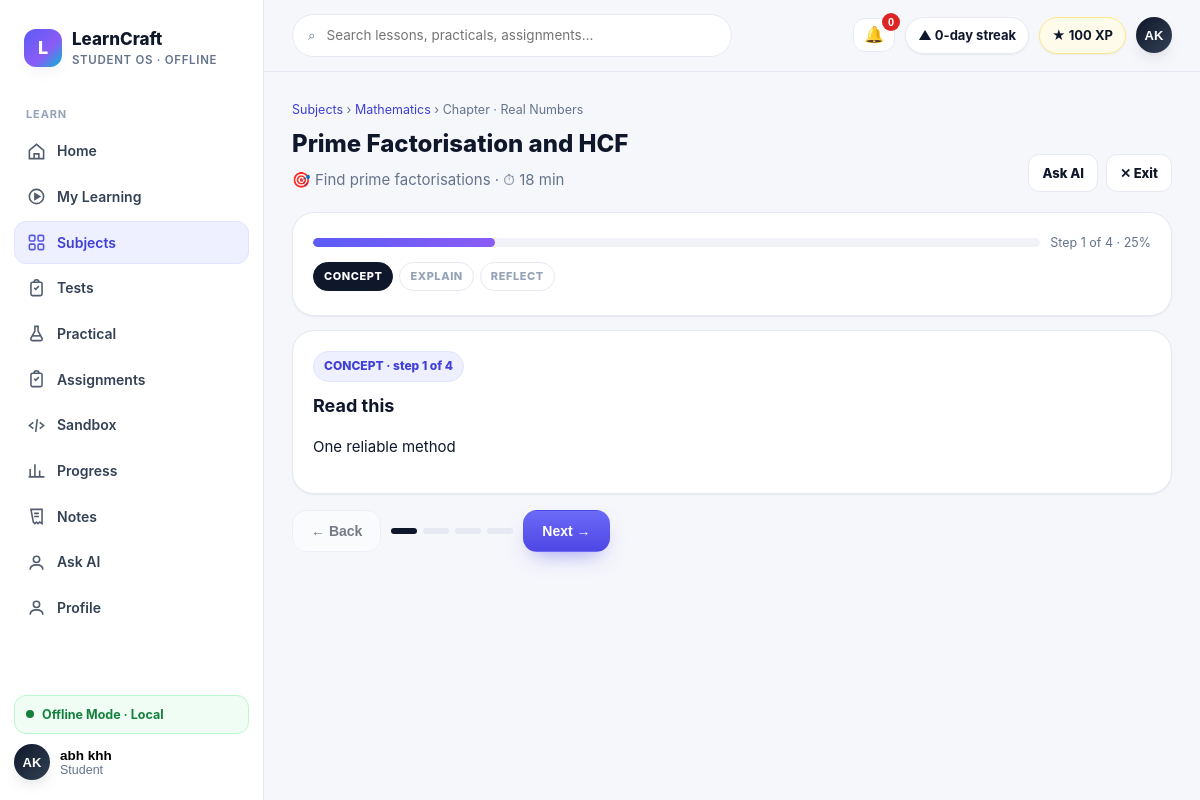
Screenshot of /subjects/mathematics/lessons/cbse-x-2026-27-maths-real-numbers-prime-factorisation (signed in) with the database file from the repository.
### tables this page shows
CREATE TABLE users (
            id INTEGER PRIMARY KEY AUTOINCREMENT,
            name TEXT NOT NULL,
            email TEXT NOT NULL UNIQUE,
            password_hash TEXT NOT NULL,
            role TEXT NOT NULL DEFAULT 'STUDENT',
            avatar TEXT,
            bio TEXT,
            created_at TIMESTAMP NOT NULL DEFAULT CURRENT_TIMESTAMP,
            updated_at TIMESTAMP NOT NULL DEFAULT CURRENT_TIMESTAMP
        );

CREATE TABLE academic_subjects (
            subject_id TEXT PRIMARY KEY,
            board TEXT NOT NULL,
            class_level TEXT NOT NULL,
            academic_year TEXT NOT NULL,
            slug TEXT NOT NULL,
            name TEXT NOT NULL,
            description TEXT NOT NULL DEFAULT '',
            source_version TEXT NOT NULL,
            UNIQUE(board, class_level, academic_year, slug)
        );

CREATE TABLE academic_lessons (
            lesson_id TEXT PRIMARY KEY,
            topic_id TEXT NOT NULL,
            title TEXT NOT NULL,
            slug TEXT NOT NULL,
            summary TEXT NOT NULL,
            learning_objectives_json TEXT NOT NULL,
            prerequisites_json TEXT NOT NULL,
            estimated_minutes INTEGER NOT NULL,
            difficulty TEXT NOT NULL,
            content_blocks_json TEXT NOT NULL,
            source_reference TEXT NOT NULL,
            FOREIGN KEY(topic_id) REFERENCES academic_topics(topic_id)
        );

### app/main.py (the view)
@app.route("/subjects/<slug>/lessons/<lesson_id>")
@require_auth
def lesson_player(slug, lesson_id):
    user = current_user()
    if user and user.get("role") == "STUDENT" and not access_allowed(user["id"], "lesson", lesson_id):
        return "This lesson is currently unavailable.", 403
    lesson = get_academic_lesson(lesson_id) or L.get_lesson(lesson_id)
    if lesson is None and (class9_subject(slug) or class10_subject(slug)):
        prefix = f"{slug}-ch"
        if lesson_id.startswith(prefix) and lesson_id.endswith("-overview"):
            chapter_number = int(lesson_id[len(prefix):-len("-overview")])
            lesson = class10_lesson(slug, chapter_number) if class10_subject(slug) else class9_lesson(slug, chapter_number)
    if lesson is None or lesson.get("subject_slug") != slug:
        return redirect(f"/subjects/{slug}")
    seen, stages = set(), []
    for block in lesson.get("blocks") or []:
        stage = str(block.get("stage") or "CONCEPT").upper()
        if stage not in seen:
            seen.add(stage)
            stages.append(stage)
    if not stages:
        stages = ["CONCEPT"]
    return render_template("pages/lesson.html", title=lesson["title"],
                           lesson=lesson, stages=stages, **shell_ctx("subjects", current_user()))

### app/database/connection.py (called while the page is built)
def resolve_db_path():
    configured = os.environ.get("LEARNCRAFT_DB_PATH")
    if configured:
        return Path(configured)
    return DATA_DIR / "learncraft.db"

def get_connection():
    db_path = resolve_db_path()
    db_path.parent.mkdir(parents=True, exist_ok=True)
    connection = sqlite3.connect(db_path)
    connection.row_factory = sqlite3.Row
    return connection

def _row_to_dict(row):
    return dict(row) if row else None

def get_user_by_id(user_id):
    connection = get_connection()
    user = connection.execute("SELECT * FROM users WHERE id = ?", (int(user_id),)).fetchone()
    connection.close()
    return _row_to_dict(user)

def user_payload(user):
    if not user:
        return None
    user_data = dict(user)
    user_data.pop("password_hash", None)
    return user_data

def get_user_progress(user_id):
    connection = get_connection()
    rows = connection.execute(
        "SELECT * FROM learning_progress WHERE user_id = ? ORDER BY updated_at DESC",
        (int(user_id),),
    ).fetchall()
    connection.close()
    return [dict(row) for row in rows]

### app/main.py (called while the page is built, shortened)
def current_user():
    user_id = session.get("user_id")
    if not user_id:
        return None
    return user_payload(get_user_by_id(user_id))

def is_teacher_user(user=None):
    return bool(user) and user.get("role") in {"TEACHER", "ADMIN"}

def require_auth(view):
    @wraps(view)
    def wrapped(*args, **kwargs):
        user = current_user()
        return view(*args, **kwargs)
    return wrapped

def build_student_profile(user=None):
    profile = {"name": "Student", "roll_no": "Student", "avatar": "LC", "level": 1,
               "xp": 0, "streak_days": 0, "overall_progress": 0, "rank": None}
    if user is None:
        return profile
    rows = get_user_progress(user["id"])
    completed = sum(row["status"] == "completed" for row in rows)
    overall = round(sum(row["percent_complete"] for row in rows) / len(rows)) if rows else 0
    profile.update({"name": user.get("name") or "Student", "avatar": (user.get("avatar") or "LC").upper(),
                   "roll_no": user.get("roll_no") or "Student", "xp": completed * 100,
                   "overall_progress": overall, "level": 1 + completed // 5})
    return profile

### app/services/teacher_control.py (called while the page is built)
def _dicts(rows):
    return [dict(row) for row in rows]

### frontend/templates/pages/lesson.html (shortened to what this page needs)
{% extends "base.html" %}
{% block content %}
<div class="caption"><a href="/subjects">Subjects</a> › <a href="/subjects/{{ lesson.subject_slug }}">{{ lesson.subject_name }}</a> › {{ lesson.chapter_label }}</div>
<div class="page-head" style="margin-top:6px"><div><div class="h1">{{ lesson.title }}</div><p>🎯 {{ lesson.objective }} · ⏱ {{ lesson.est }}</p></div>
<div style="display:flex;gap:8px;flex-wrap:wrap"><a class="btn btn-secondary btn-sm" href="/ask-ai?lesson_id={{ lesson.id|default(lesson.lesson_id)|urlencode }}">Ask AI</a><a class="btn btn-secondary btn-sm" href="/subjects/{{ lesson.subject_slug }}">✕ Exit</a></div></div>
<div class="card">
  <div style="display:flex;justify-content:space-between;align-items:center;gap:10px;flex-wrap:wrap">
    <div class="pbar" style="flex:1;min-width:180px"><i id="lprog" style="width:0%"></i></div>
    <span class="caption" id="lcount"></span>
  </div>
  <div class="lesson-rail" id="rail">
    {% for s in stages %}<span class="stage" data-stage="{{ s }}">{{ s }}</span>{% endfor %}
  </div>
</div>
<div id="blocks" style="margin-top:14px">
{% for b in lesson.blocks %}
<section class="block card" data-idx="{{ loop.index0 }}" data-stage="{{ b.stage }}" data-type="{{ b.type }}">
  <span class="badge info">{{ b.stage }} · step {{ loop.index }} of {{ lesson.blocks|length }}</span>
  <div class="h2" style="margin:10px 0 6px">{{ b.title }}</div>
  {% if b.type == 'text' %}<p class="body">{{ b.body }}</p>
  {% elif b.type == 'video' %}
    <div class="diagram">▶ <b>{{ b.caption }}</b><div class="caption" style="margin-top:6px">{{ b.duration }} · tap play — no internet needed</div></div>
  {% elif b.type == 'simulation' %}
    <p class="body-sm">{{ b.desc }}</p>
    <div style="display:flex;gap:8px;margin-top:10px"><a class="btn btn-primary btn-sm" href="{{ b.href }}">Open simulator →</a><button class="btn btn-secondary btn-sm" data-act="mark-visited">I'll do it after</button></div>
  {% elif b.type == 'check' %}
    <p class="body"><b>{{ b.question }}</b></p>
    {% for opt in b.options %}<button class="check-opt" data-opt="{{ loop.index0 }}">{{ opt }}</button>{% endfor %}
    <div class="feedback" data-fb></div>
    <div class="caption" data-answer="{{ b.answer }}" data-explain="{{ b.explain }}" style="display:none"></div>
  {% elif b.type == 'reflect' %}
    <p class="body-sm">{{ b.prompt }}</p>
    <textarea class="input" rows="3" data-reflect placeholder="One or two lines is enough…"></textarea>
    <div style="margin-top:8px"><button class="btn btn-secondary btn-sm" data-act="save-reflect">Save thought</button></div>
  {% else %}
    <p class="body">{{ b.body or b.text or '' }}</p>
  {% endif %}
</section>
{% endfor %}
</div>
<div class="lesson-nav">
  <button class="btn btn-secondary" id="prevBtn">← Back</button>
  <div class="dots" id="dots"></div>
  <button class="btn btn-primary" id="nextBtn">Next →</button>
</div>
{% endblock %}

### frontend/templates/base.html (shortened to what this page needs)
<!DOCTYPE html>
<html lang="en">
<head>
<link rel="stylesheet" href="/static/css/design-system.css">
</head>
<body>
{% from "components.html" import icon %}
<div class="shell">
  <aside class="sidebar" id="sidebar">
    <div class="brand"><div class="brand-mark">L</div><div><div class="brand-name">LearnCraft</div><div class="brand-sub">Student OS · Offline</div></div></div>
    <nav class="nav">
      <div class="nav-label">Learn</div>
      {% for item in nav %}
      <a class="nav-item {% if active == item.slug %}active{% endif %}" href="{{ item.href }}">{{ icon(item.icon) }}{{ item.label }}
      </a>
      {% endfor %}
    </nav>
    <div class="side-foot">
      <div class="offline-pill" data-network-pill><span class="dot pulse"></span><span>Offline Mode · Local</span></div>
      <div class="profile-menu-wrap sidebar-profile-wrap">
        <button class="mini-profile profile-trigger" type="button" aria-expanded="false" aria-controls="sidebarProfileMenu">
          <div class="avatar">{{ student.avatar }}</div>
          <div><div style="font-weight:800;font-size:13.5px">{{ student.name }}</div><div class="caption">{{ student.roll_no }}</div></div>
        </button>
      </div>
    </div>
  </aside>
  <div class="main">
    <div class="topbar">
      <div class="search">⌕ <input id="globalSearch" placeholder="Search lessons, practicals, assignments…" oninput="filterCards(this.value)"></div>
      <div class="top-actions">
        {% if not is_teacher %}
        <div class="notif-wrap">
          <button class="notif-btn" id="notifBell" type="button" aria-expanded="false" aria-controls="notifMenu" aria-label="Notifications">🔔<span class="notif-count" id="notifCount" hidden>0</span></button>
        </div>
        {% endif %}
        <span class="pill">▲ {{ student.streak_days }}-day streak</span>
        <span class="pill xp">★ {{ student.xp }} XP</span>
        <div class="profile-menu-wrap top-profile-wrap">
          <button class="profile-trigger top-profile-trigger" type="button" aria-expanded="false" aria-controls="topProfileMenu">
            <div class="avatar">{{ student.avatar }}</div>
          </button>
        </div>
      </div>
    </div>
    <div class="content">{% block content %}{% endblock %}</div>
  </div>
</div>
</body>
</html>

### frontend/templates/base.html (style rules this page uses)
.notif-wrap { position:relative }
.notif-btn { position:relative;border:1px solid var(--line);background:var(--surface);border-radius:12px;padding:8px 10px;font-size:16px;cursor:pointer;line-height:1 }
.notif-count { position:absolute;top:-6px;right:-6px;min-width:18px;height:18px;border-radius:999px;background:#DC2626;color:#fff;font-size:11px;font-weight:800;display:grid;place-items:center;padding:0 4px }

### frontend/templates/pages/lesson.html (style rules this page uses)
.lesson-rail { display:flex;gap:6px;flex-wrap:wrap;margin:10px 0 4px }
.stage { font-size:11px;font-weight:800;letter-spacing:.05em;padding:5px 10px;border-radius:999px;border:1px solid var(--line);background:#fff;color:var(--faint) }
.stage.now { background:var(--ink);color:#fff;border-color:var(--ink) }
.block { display:none }
.block.show { display:block }
.dots { display:flex;gap:6px }
.lesson-nav { display:flex;gap:10px;align-items:center;margin-top:16px;flex-wrap:wrap }

### rows the page displays
users: avatar "AK", name "abh khh", roll_no "Student"
academic_subjects: subject_name "Mathematics"
academic_lessons: title "Prime Factorisation and HCF"

### other values shown
{{ item.label }} "Home" "My Learning" "Subjects" "Tests" "Practical" "Assignments" "Sandbox" "Progress" "Notes" "Ask AI" "Profile"
{{ student.streak_days }} "0"
{{ student.xp }} "100"
{{ lesson.chapter_label }} "Chapter · Real Numbers"
{{ lesson.objective }} "Find prime factorisations"
{{ lesson.est }} "18 min"
{{ s }} "CONCEPT" "EXPLAIN" "REFLECT"
{{ b.stage }} "CONCEPT"
{{ lesson.blocks|length }} "4"
{{ b.title }} "Read this"
{{ b.body }} "One reliable method"
